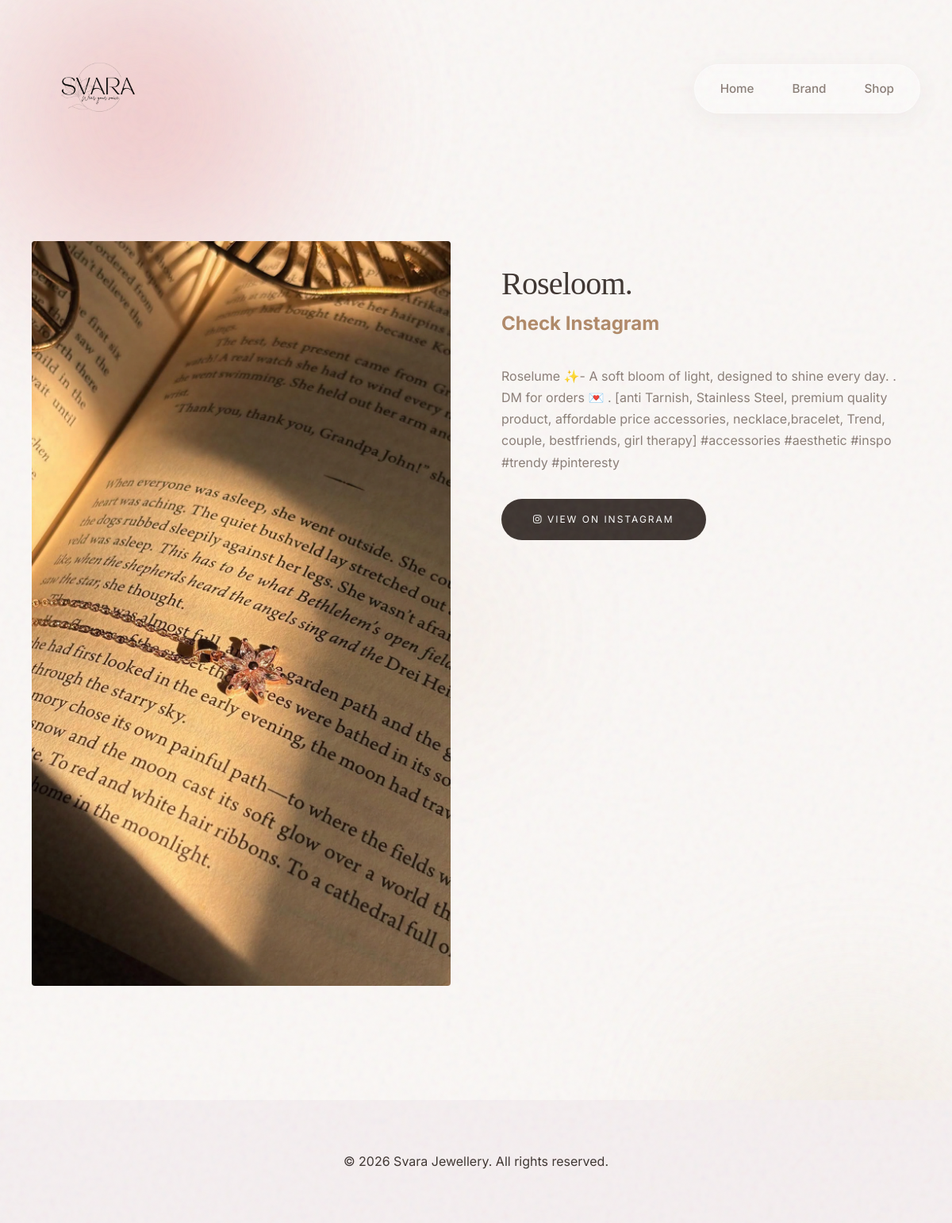
Page /product/1 on the committed database.
### app.py (models this page shows)
class Product(db.Model):
    id = db.Column(db.Integer, primary_key=True)
    name = db.Column(db.String(100), nullable=False)
    description = db.Column(db.Text, nullable=True)
    price = db.Column(db.String(50), nullable=True)
    image_file = db.Column(db.String(100), nullable=False, default='default.jpg')
    instagram_url = db.Column(db.String(255), nullable=False)

### app.py (the view)
@app.route('/product/<int:product_id>')
def product_detail(product_id):
    product = Product.query.get_or_404(product_id)
    return render_template('product_detail.html', product=product)

### templates/product_detail.html (shortened to what this page needs)
{% extends 'base.html' %}
{% block content %}
<section class="section">
    <div class="container">
        <div style="display: flex; gap: 4rem; flex-wrap: wrap;">
            <div style="flex: 1; min-width: 300px;">
                <img src="{{ url_for('static', filename='uploads/' + product.image_file) }}" alt="{{ product.name }}"
                    style="width: 100%; border-radius: 4px;">
            </div>
            <div style="flex: 1; padding-top: 2rem;">
                <h1 style="font-size: 2.5rem; margin-bottom: 0.5rem;">{{ product.name }}</h1>
                <p style="font-size: 1.5rem; color: var(--accent-brown); margin-bottom: 2rem; font-weight: 700;">{{
                    product.price }}</p>
                <div style="margin-bottom: 2rem; color: var(--text-secondary);">
                    {{ product.description }}
                </div>
                <a href="{{ product.instagram_url }}" target="_blank" class="btn">
                    <i class="fab fa-instagram"></i> View on Instagram
                </a>
            </div>
        </div>
    </div>
</section>
{% endblock %}

### static/css/style.css (style rules this page uses)
:root { --bg-primary: #FAF7F5; --bg-surface: rgba(255, 255, 255, 0.4); --text-primary: #3D3430; --text-secondary: #8A7E77; --accent-pink: #E5989B; --accent-brown: #B08968; --glass-border: rgba(255, 255, 255, 0.5); --glass-shadow: 0 8px 32px 0 rgba(74, 59, 50, 0.05); }
* { margin: 0; padding: 0; box-sizing: border-box; }
body { font-family: 'Inter', sans-serif; background-color: var(--bg-primary); color: var(--text-primary); line-height: 1.7; overflow-x: hidden; position: relative; background-color: var(--bg-primary); }
h1, h2, h3, h4, h5, h6 { font-family: 'Playfair Display', serif; color: var(--text-primary); margin-bottom: 1.5rem; font-weight: 400; }
h1 { font-size: 4.5rem; letter-spacing: -0.02em; line-height: 1.1; }
a { text-decoration: none; color: inherit; transition: all 0.4s cubic-bezier(0.16, 1, 0.3, 1); }
img { max-width: 100%; display: block; }
.container { max-width: 1400px; margin: 0 auto; padding: 0 40px; }
.btn { display: inline-block; padding: 16px 40px; background-color: var(--text-primary); color: #fff; border: none; font-family: 'Inter', sans-serif; text-transform: uppercase; font-size: 0.75rem; letter-spacing: 2px; cursor: pointer; border-radius: 100px; transition: transform 0.3s cubic-bezier(0.16, 1, 0.3, 1), box-shadow 0.3s ease; position: relative; overflow: hidden; z-index: 1; }
.btn::before { content: ''; position: absolute; top: 0; left: 0; width: 100%; height: 100%; background: var(--accent-brown); z-index: -1; transform: scaleX(0); transform-origin: right; transition: transform 0.5s cubic-bezier(0.16, 1, 0.3, 1); }
.section { padding: 5rem 0; position: relative; }

### rows in the picture
Product: image_file (picture), name "Roseloom.", price "Check Instagram", description "Roselume ✨- A soft bloom of light, designed to shine every day. . DM for orders 💌 . [anti Tarnish, Stainless Steel, premium quality product, affordable price accessories, necklace,bracelet, Trend, couple, bestfriends, girl therapy] #accessories #aesthetic #inspo #trendy #pinteresty"
